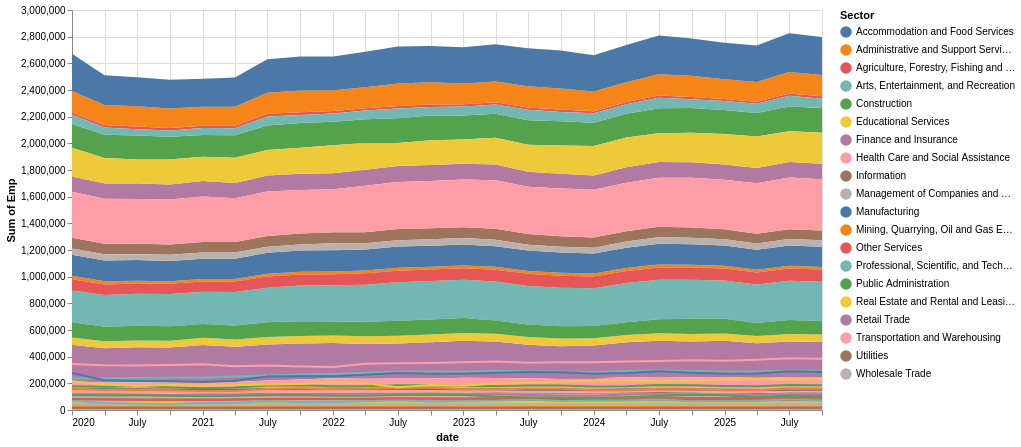

The code cell stored with this chart in its notebook:
### Code cell
plot.properties(width=750, height=400).interactive() + plot.mark_line()

### Figure 1 — Vega-Lite specification as saved in the notebook (floating-point values rounded to 4 significant figures; data arrays with more than 128 entries replaced by an {"elided": "..."} marker saying what was removed)
{"config": {"view": {"continuousWidth": 300, "continuousHeight": 300}}, "layer": [{"mark": {"type": "area"}, "encoding": {"color": {"field": "Sector", "type": "nominal"}, "tooltip": [{"field": "Sector", "type": "nominal"}, {"aggregate": "sum", "field": "Emp", "type": "quantitative"}], "x": {"field": "date", "type": "temporal"}, "y": {"aggregate": "sum", "field": "Emp", "type": "quantitative"}}, "name": "view_10"}, {"mark": {"type": "line"}, "encoding": {"color": {"field": "Sector", "type": "nominal"}, "tooltip": [{"field": "Sector", "type": "nominal"}, {"aggregate": "sum", "field": "Emp", "type": "quantitative"}], "x": {"field": "date", "type": "temporal"}, "y": {"aggregate": "sum", "field": "Emp", "type": "quantitative"}}}], "data": {"name": "data-48928b78c38d5938043427b7a5ca3c64"}, "height": 400, "params": [{"name": "param_10", "select": {"type": "interval", "encodings": ["x", "y"]}, "bind": "scales", "views": ["view_10"]}], "width": 750, "$schema": "https://vega.github.io/schema/vega-lite/v5.20.1.json", "datasets": {"data-48928b78c38d5938043427b7a5ca3c64": {"elided": "3840 records"}}}
